Frame 1 (no input): blank canvas, image omitted
Frame 60 (no input): blank canvas, image omitted
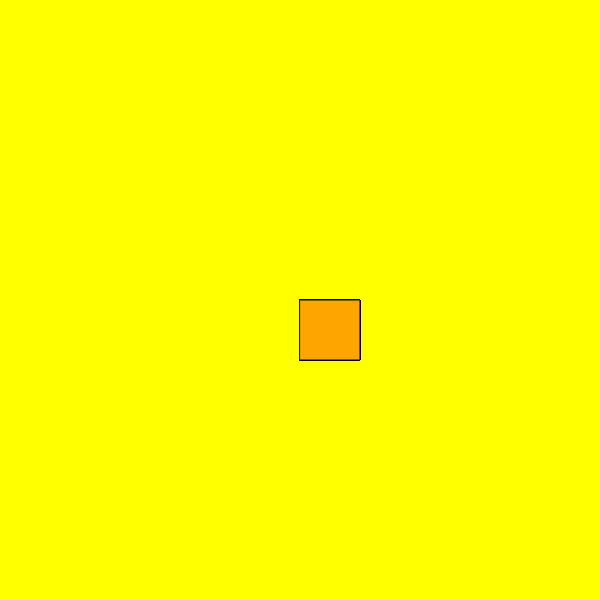
Frame 120 (the mouse pressed at the canvas centre since frame 60)

The p5.js sketch whose frames 1 and 60 were blank and that drew this single picture after the mouse press (run headless with seeded random() and noise() and a simulated clock; from frame 60 on, the mouse is pressed at the canvas centre):

// p5.js sketch
// ── sketch.js
function setup() {

    createCanvas(600, 600);
    background("yellow");
  }
  
  function draw() {
  
    fill("orange")
    
    if(mouseIsPressed) {
      rect(mouseX, mouseY, 60, 60)
       }
  }
  
  
